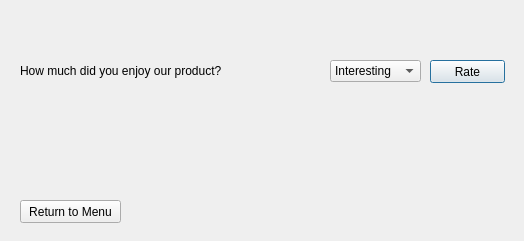
<?xml version="1.0" encoding="UTF-8"?>
<ui version="4.0">
 <class>ratingscreen</class>
 <widget class="QDialog" name="ratingscreen">
  <property name="geometry">
   <rect>
    <x>0</x>
    <y>0</y>
    <width>524</width>
    <height>241</height>
   </rect>
  </property>
  <property name="windowTitle">
   <string>Dialog</string>
  </property>
  <widget class="QLabel" name="rateLabel">
   <property name="geometry">
    <rect>
     <x>20</x>
     <y>60</y>
     <width>291</width>
     <height>21</height>
    </rect>
   </property>
   <property name="font">
    <font>
     <pointsize>9</pointsize>
    </font>
   </property>
   <property name="text">
    <string>How much did you enjoy our product?</string>
   </property>
  </widget>
  <widget class="QComboBox" name="rateBox">
   <property name="enabled">
    <bool>true</bool>
   </property>
   <property name="geometry">
    <rect>
     <x>330</x>
     <y>60</y>
     <width>91</width>
     <height>22</height>
    </rect>
   </property>
   <property name="editable">
    <bool>false</bool>
   </property>
   <item>
    <property name="text">
     <string>Interesting</string>
    </property>
   </item>
   <item>
    <property name="text">
     <string>Satisfactory</string>
    </property>
   </item>
   <item>
    <property name="text">
     <string>Terrible</string>
    </property>
   </item>
  </widget>
  <widget class="QPushButton" name="rateButton">
   <property name="geometry">
    <rect>
     <x>430</x>
     <y>60</y>
     <width>75</width>
     <height>23</height>
    </rect>
   </property>
   <property name="text">
    <string>Rate</string>
   </property>
  </widget>
  <widget class="QPushButton" name="backButton">
   <property name="geometry">
    <rect>
     <x>20</x>
     <y>200</y>
     <width>101</width>
     <height>23</height>
    </rect>
   </property>
   <property name="text">
    <string>Return to Menu</string>
   </property>
  </widget>
 </widget>
 <resources/>
 <connections/>
</ui>
